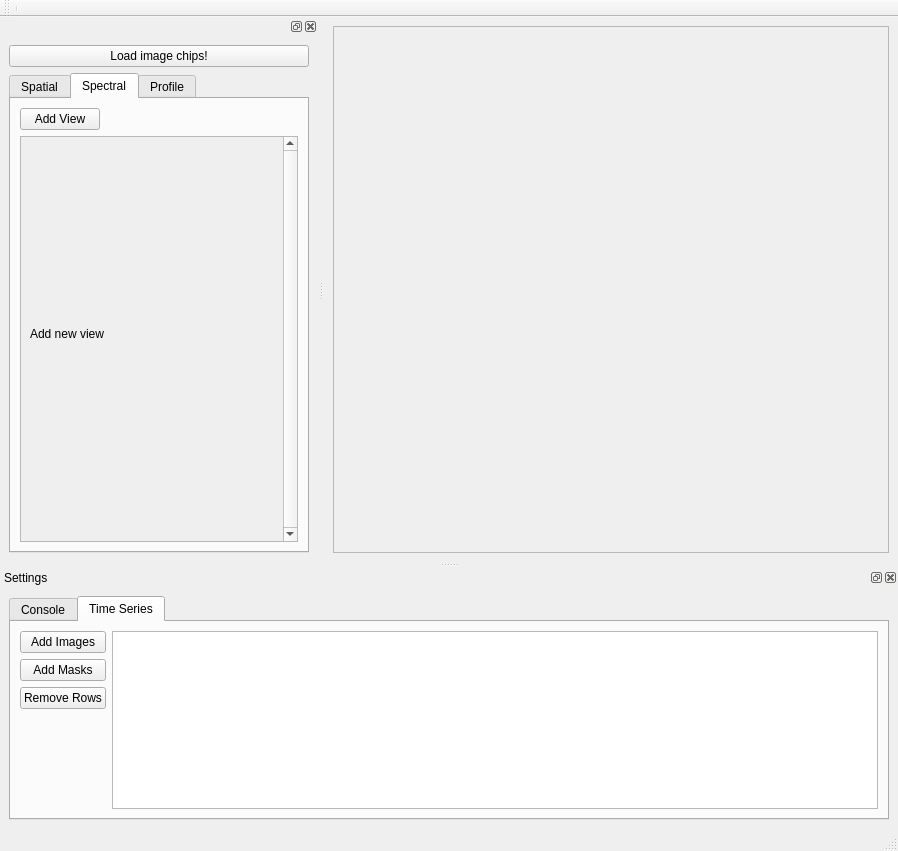
<?xml version="1.0" encoding="UTF-8"?>
<ui version="4.0">
 <class>SenseCarbonTSVGUIBase</class>
 <widget class="QMainWindow" name="SenseCarbonTSVGUIBase">
  <property name="geometry">
   <rect>
    <x>0</x>
    <y>0</y>
    <width>898</width>
    <height>851</height>
   </rect>
  </property>
  <property name="windowTitle">
   <string>SenseCarbon Time Series Viewer</string>
  </property>
  <property name="documentMode">
   <bool>false</bool>
  </property>
  <property name="dockOptions">
   <set>QMainWindow::AllowTabbedDocks|QMainWindow::AnimatedDocks</set>
  </property>
  <widget class="QWidget" name="centralWidget">
   <property name="minimumSize">
    <size>
     <width>529</width>
     <height>0</height>
    </size>
   </property>
   <layout class="QVBoxLayout" name="verticalLayout_3">
    <item>
     <widget class="QScrollArea" name="scrollArea">
      <property name="sizePolicy">
       <sizepolicy hsizetype="Expanding" vsizetype="Expanding">
        <horstretch>0</horstretch>
        <verstretch>0</verstretch>
       </sizepolicy>
      </property>
      <property name="frameShape">
       <enum>QFrame::StyledPanel</enum>
      </property>
      <property name="verticalScrollBarPolicy">
       <enum>Qt::ScrollBarAsNeeded</enum>
      </property>
      <property name="horizontalScrollBarPolicy">
       <enum>Qt::ScrollBarAsNeeded</enum>
      </property>
      <property name="widgetResizable">
       <bool>false</bool>
      </property>
      <widget class="QWidget" name="scrollAreaWidgetContents">
       <property name="geometry">
        <rect>
         <x>0</x>
         <y>0</y>
         <width>723</width>
         <height>491</height>
        </rect>
       </property>
       <property name="sizePolicy">
        <sizepolicy hsizetype="Expanding" vsizetype="Expanding">
         <horstretch>0</horstretch>
         <verstretch>0</verstretch>
        </sizepolicy>
       </property>
       <layout class="QGridLayout" name="gridLayout">
        <property name="sizeConstraint">
         <enum>QLayout::SetFixedSize</enum>
        </property>
       </layout>
      </widget>
     </widget>
    </item>
   </layout>
  </widget>
  <widget class="QStatusBar" name="statusBar"/>
  <widget class="QToolBar" name="toolBar">
   <property name="windowTitle">
    <string>toolBar</string>
   </property>
   <attribute name="toolBarArea">
    <enum>TopToolBarArea</enum>
   </attribute>
   <attribute name="toolBarBreak">
    <bool>false</bool>
   </attribute>
   <addaction name="separator"/>
  </widget>
  <widget class="QDockWidget" name="dockWidget_3">
   <property name="windowTitle">
    <string>Settings</string>
   </property>
   <attribute name="dockWidgetArea">
    <number>8</number>
   </attribute>
   <widget class="QWidget" name="dockWidgetContents_3">
    <layout class="QVBoxLayout" name="verticalLayout_2">
     <item>
      <widget class="QTabWidget" name="tabWidget">
       <property name="enabled">
        <bool>true</bool>
       </property>
       <property name="currentIndex">
        <number>1</number>
       </property>
       <widget class="QWidget" name="tab">
        <attribute name="title">
         <string>Console</string>
        </attribute>
        <layout class="QHBoxLayout" name="horizontalLayout">
         <item>
          <layout class="QVBoxLayout" name="verticalLayout_5">
           <item>
            <widget class="QPushButton" name="bt_console_clear">
             <property name="text">
              <string>Clear</string>
             </property>
            </widget>
           </item>
           <item>
            <spacer name="verticalSpacer_3">
             <property name="orientation">
              <enum>Qt::Vertical</enum>
             </property>
             <property name="sizeHint" stdset="0">
              <size>
               <width>20</width>
               <height>40</height>
              </size>
             </property>
            </spacer>
           </item>
          </layout>
         </item>
         <item>
          <widget class="QTextEdit" name="tb_console">
           <property name="sizePolicy">
            <sizepolicy hsizetype="Expanding" vsizetype="Expanding">
             <horstretch>2</horstretch>
             <verstretch>0</verstretch>
            </sizepolicy>
           </property>
          </widget>
         </item>
        </layout>
       </widget>
       <widget class="QWidget" name="tab_2">
        <attribute name="title">
         <string>Time Series</string>
        </attribute>
        <layout class="QHBoxLayout" name="horizontalLayout_2">
         <item>
          <layout class="QVBoxLayout" name="verticalLayout">
           <item>
            <widget class="QPushButton" name="btn_addTSImages">
             <property name="text">
              <string>Add Images</string>
             </property>
            </widget>
           </item>
           <item>
            <widget class="QPushButton" name="btn_addTSMasks">
             <property name="text">
              <string>Add Masks</string>
             </property>
            </widget>
           </item>
           <item>
            <widget class="QPushButton" name="btn_removeTSD">
             <property name="text">
              <string>Remove Rows</string>
             </property>
            </widget>
           </item>
           <item>
            <spacer name="verticalSpacer_2">
             <property name="orientation">
              <enum>Qt::Vertical</enum>
             </property>
             <property name="sizeHint" stdset="0">
              <size>
               <width>20</width>
               <height>40</height>
              </size>
             </property>
            </spacer>
           </item>
          </layout>
         </item>
         <item>
          <widget class="QTableView" name="tableView_TimeSeries">
           <property name="alternatingRowColors">
            <bool>true</bool>
           </property>
          </widget>
         </item>
        </layout>
       </widget>
      </widget>
     </item>
    </layout>
   </widget>
  </widget>
  <widget class="QDockWidget" name="dockWidget_2">
   <attribute name="dockWidgetArea">
    <number>1</number>
   </attribute>
   <widget class="QWidget" name="dockWidgetContents_4">
    <layout class="QVBoxLayout" name="verticalLayout_6">
     <item>
      <widget class="QPushButton" name="btn_showPxCoordinate">
       <property name="toolTip">
        <string>Load the image chips for the entire time series. Requires specification of a time series and and spectral view.</string>
       </property>
       <property name="text">
        <string>Load image chips!</string>
       </property>
      </widget>
     </item>
     <item>
      <widget class="QTabWidget" name="tabWidget_viewsettings">
       <property name="currentIndex">
        <number>1</number>
       </property>
       <widget class="QWidget" name="tab_8">
        <attribute name="title">
         <string>Spatial</string>
        </attribute>
        <layout class="QVBoxLayout" name="verticalLayout_9">
         <item>
          <widget class="QGroupBox" name="groupBox_spatialsubset">
           <property name="minimumSize">
            <size>
             <width>150</width>
             <height>0</height>
            </size>
           </property>
           <property name="title">
            <string>Image subset</string>
           </property>
           <layout class="QFormLayout" name="formLayout_3">
            <property name="fieldGrowthPolicy">
             <enum>QFormLayout::AllNonFixedFieldsGrow</enum>
            </property>
            <item row="0" column="1">
             <widget class="QPushButton" name="btn_selectByCoordinate">
              <property name="toolTip">
               <string>Selects the center coordinate from QGIS.</string>
              </property>
              <property name="text">
               <string>Select center coordinate</string>
              </property>
             </widget>
            </item>
            <item row="2" column="0">
             <widget class="QLabel" name="label_3">
              <property name="text">
               <string>x</string>
              </property>
             </widget>
            </item>
            <item row="2" column="1">
             <widget class="QDoubleSpinBox" name="spinBox_coordinate_x">
              <property name="decimals">
               <number>8</number>
              </property>
             </widget>
            </item>
            <item row="3" column="0">
             <widget class="QLabel" name="label_4">
              <property name="text">
               <string>y</string>
              </property>
             </widget>
            </item>
            <item row="3" column="1">
             <widget class="QDoubleSpinBox" name="spinBox_coordinate_y">
              <property name="decimals">
               <number>8</number>
              </property>
              <property name="singleStep">
               <double>30.000000000000000</double>
              </property>
             </widget>
            </item>
            <item row="4" column="0">
             <widget class="QLabel" name="label_2">
              <property name="text">
               <string>size x</string>
              </property>
             </widget>
            </item>
            <item row="5" column="0">
             <widget class="QLabel" name="label_5">
              <property name="text">
               <string>size y</string>
              </property>
             </widget>
            </item>
            <item row="1" column="1">
             <widget class="QPushButton" name="btn_selectByRectangle">
              <property name="toolTip">
               <string>Selects the image subset from QGIS.</string>
              </property>
              <property name="text">
               <string>Select subset by rectangle</string>
              </property>
             </widget>
            </item>
            <item row="4" column="1">
             <widget class="QDoubleSpinBox" name="doubleSpinBox_subset_size_x">
              <property name="suffix">
               <string>m</string>
              </property>
              <property name="minimum">
               <double>1.000000000000000</double>
              </property>
              <property name="maximum">
               <double>999999.000000000000000</double>
              </property>
              <property name="singleStep">
               <double>10.000000000000000</double>
              </property>
              <property name="value">
               <double>1000.000000000000000</double>
              </property>
             </widget>
            </item>
            <item row="5" column="1">
             <widget class="QDoubleSpinBox" name="doubleSpinBox_subset_size_y">
              <property name="suffix">
               <string>m</string>
              </property>
              <property name="minimum">
               <double>1.000000000000000</double>
              </property>
              <property name="maximum">
               <double>9999999.000000000000000</double>
              </property>
              <property name="singleStep">
               <double>10.000000000000000</double>
              </property>
              <property name="value">
               <double>1000.000000000000000</double>
              </property>
             </widget>
            </item>
           </layout>
          </widget>
         </item>
         <item>
          <widget class="QGroupBox" name="groupBox_rendering">
           <property name="minimumSize">
            <size>
             <width>150</width>
             <height>150</height>
            </size>
           </property>
           <property name="title">
            <string>Chip Loading and Rendering</string>
           </property>
           <layout class="QGridLayout" name="gridLayout_2">
            <item row="2" column="1">
             <widget class="QSpinBox" name="spinBox_ncpu"/>
            </item>
            <item row="3" column="0">
             <widget class="QLabel" name="label_6">
              <property name="text">
               <string>First date</string>
              </property>
             </widget>
            </item>
            <item row="3" column="1" colspan="2">
             <widget class="QComboBox" name="cb_centerdate"/>
            </item>
            <item row="1" column="2">
             <spacer name="horizontalSpacer_2">
              <property name="orientation">
               <enum>Qt::Horizontal</enum>
              </property>
              <property name="sizeHint" stdset="0">
               <size>
                <width>40</width>
                <height>20</height>
               </size>
              </property>
             </spacer>
            </item>
            <item row="0" column="1">
             <widget class="QSpinBox" name="spinBox_chipsize_x">
              <property name="minimumSize">
               <size>
                <width>100</width>
                <height>0</height>
               </size>
              </property>
              <property name="suffix">
               <string>px</string>
              </property>
              <property name="minimum">
               <number>20</number>
              </property>
              <property name="maximum">
               <number>1000</number>
              </property>
              <property name="singleStep">
               <number>10</number>
              </property>
              <property name="value">
               <number>200</number>
              </property>
             </widget>
            </item>
            <item row="1" column="0">
             <widget class="QLabel" name="label_10">
              <property name="text">
               <string>size y</string>
              </property>
             </widget>
            </item>
            <item row="0" column="0">
             <widget class="QLabel" name="label_11">
              <property name="text">
               <string>size x</string>
              </property>
             </widget>
            </item>
            <item row="1" column="1">
             <widget class="QSpinBox" name="spinBox_chipsize_y">
              <property name="suffix">
               <string>px</string>
              </property>
              <property name="minimum">
               <number>20</number>
              </property>
              <property name="maximum">
               <number>1000</number>
              </property>
              <property name="singleStep">
               <number>10</number>
              </property>
              <property name="value">
               <number>200</number>
              </property>
             </widget>
            </item>
            <item row="2" column="0">
             <widget class="QLabel" name="label">
              <property name="text">
               <string>#cpu</string>
              </property>
             </widget>
            </item>
           </layout>
          </widget>
         </item>
         <item>
          <widget class="QGroupBox" name="groupBox">
           <property name="minimumSize">
            <size>
             <width>0</width>
             <height>0</height>
            </size>
           </property>
           <property name="title">
            <string>Progress</string>
           </property>
           <layout class="QVBoxLayout" name="verticalLayout_10">
            <item>
             <widget class="QProgressBar" name="progressBar">
              <property name="value">
               <number>0</number>
              </property>
             </widget>
            </item>
           </layout>
          </widget>
         </item>
         <item>
          <spacer name="verticalSpacer_4">
           <property name="orientation">
            <enum>Qt::Vertical</enum>
           </property>
           <property name="sizeHint" stdset="0">
            <size>
             <width>20</width>
             <height>40</height>
            </size>
           </property>
          </spacer>
         </item>
        </layout>
       </widget>
       <widget class="QWidget" name="tab_9">
        <attribute name="title">
         <string>Spectral</string>
        </attribute>
        <layout class="QVBoxLayout" name="verticalLayout_7">
         <item>
          <layout class="QHBoxLayout" name="horizontalLayout_4">
           <item>
            <widget class="QPushButton" name="btn_addBandView">
             <property name="maximumSize">
              <size>
               <width>150</width>
               <height>16777215</height>
              </size>
             </property>
             <property name="text">
              <string>Add View</string>
             </property>
            </widget>
           </item>
           <item>
            <spacer name="horizontalSpacer">
             <property name="orientation">
              <enum>Qt::Horizontal</enum>
             </property>
             <property name="sizeHint" stdset="0">
              <size>
               <width>40</width>
               <height>20</height>
              </size>
             </property>
            </spacer>
           </item>
          </layout>
         </item>
         <item>
          <widget class="QScrollArea" name="scrollArea_views">
           <property name="sizePolicy">
            <sizepolicy hsizetype="Expanding" vsizetype="Expanding">
             <horstretch>0</horstretch>
             <verstretch>0</verstretch>
            </sizepolicy>
           </property>
           <property name="verticalScrollBarPolicy">
            <enum>Qt::ScrollBarAlwaysOn</enum>
           </property>
           <property name="horizontalScrollBarPolicy">
            <enum>Qt::ScrollBarAlwaysOff</enum>
           </property>
           <property name="widgetResizable">
            <bool>false</bool>
           </property>
           <widget class="QWidget" name="scrollArea_viewsWidget">
            <property name="geometry">
             <rect>
              <x>0</x>
              <y>0</y>
              <width>262</width>
              <height>394</height>
             </rect>
            </property>
            <property name="sizePolicy">
             <sizepolicy hsizetype="Expanding" vsizetype="Expanding">
              <horstretch>0</horstretch>
              <verstretch>0</verstretch>
             </sizepolicy>
            </property>
            <layout class="QVBoxLayout" name="verticalLayout_4">
             <item>
              <widget class="QLabel" name="label_7">
               <property name="text">
                <string>Add new view</string>
               </property>
              </widget>
             </item>
            </layout>
           </widget>
          </widget>
         </item>
        </layout>
       </widget>
       <widget class="QWidget" name="tab_3">
        <attribute name="title">
         <string>Profile</string>
        </attribute>
       </widget>
      </widget>
     </item>
    </layout>
   </widget>
  </widget>
  <action name="actionSelectCoordinate">
   <property name="text">
    <string>selectCoordinate</string>
   </property>
  </action>
  <action name="actionSelect_Coordinate">
   <property name="text">
    <string>Select Coordinate</string>
   </property>
  </action>
  <action name="actionAdd_View">
   <property name="text">
    <string>Add View</string>
   </property>
  </action>
 </widget>
 <resources>
  <include location="resources.qrc"/>
 </resources>
 <connections/>
</ui>
